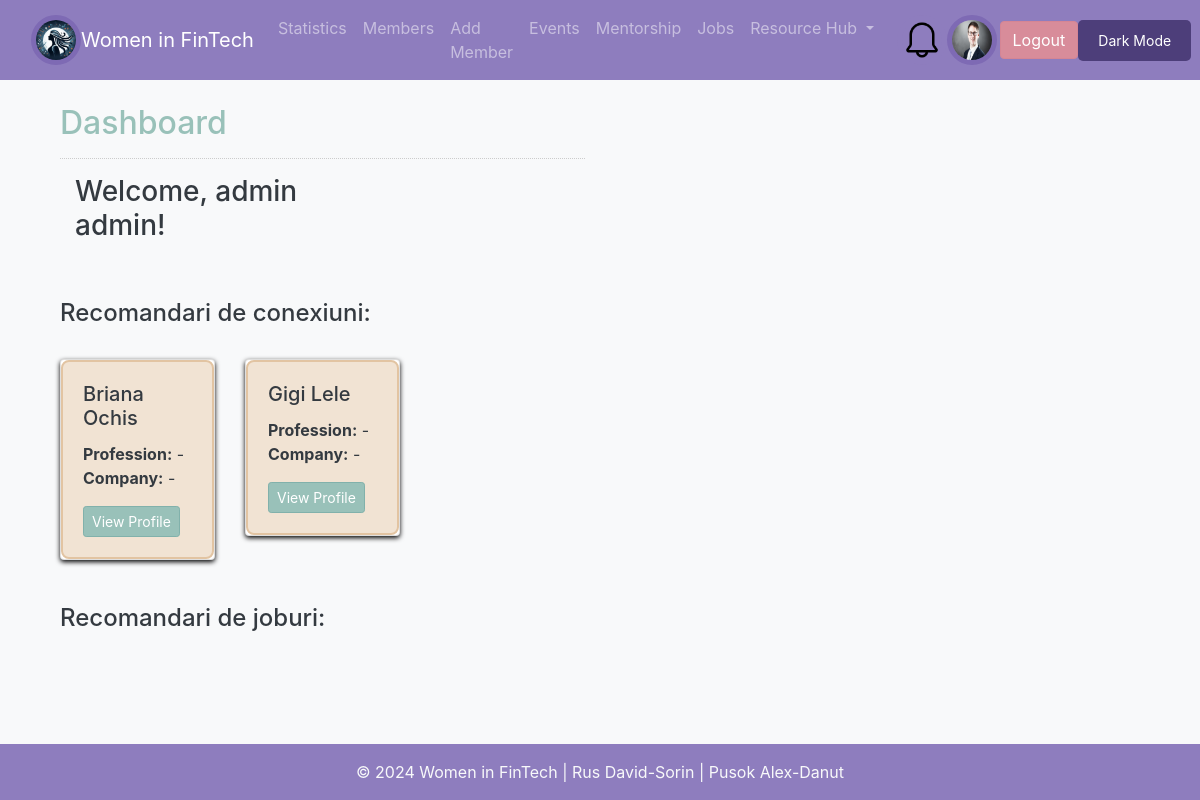
/dashboard.php (signed in), run on an earlier commit of the app's database.
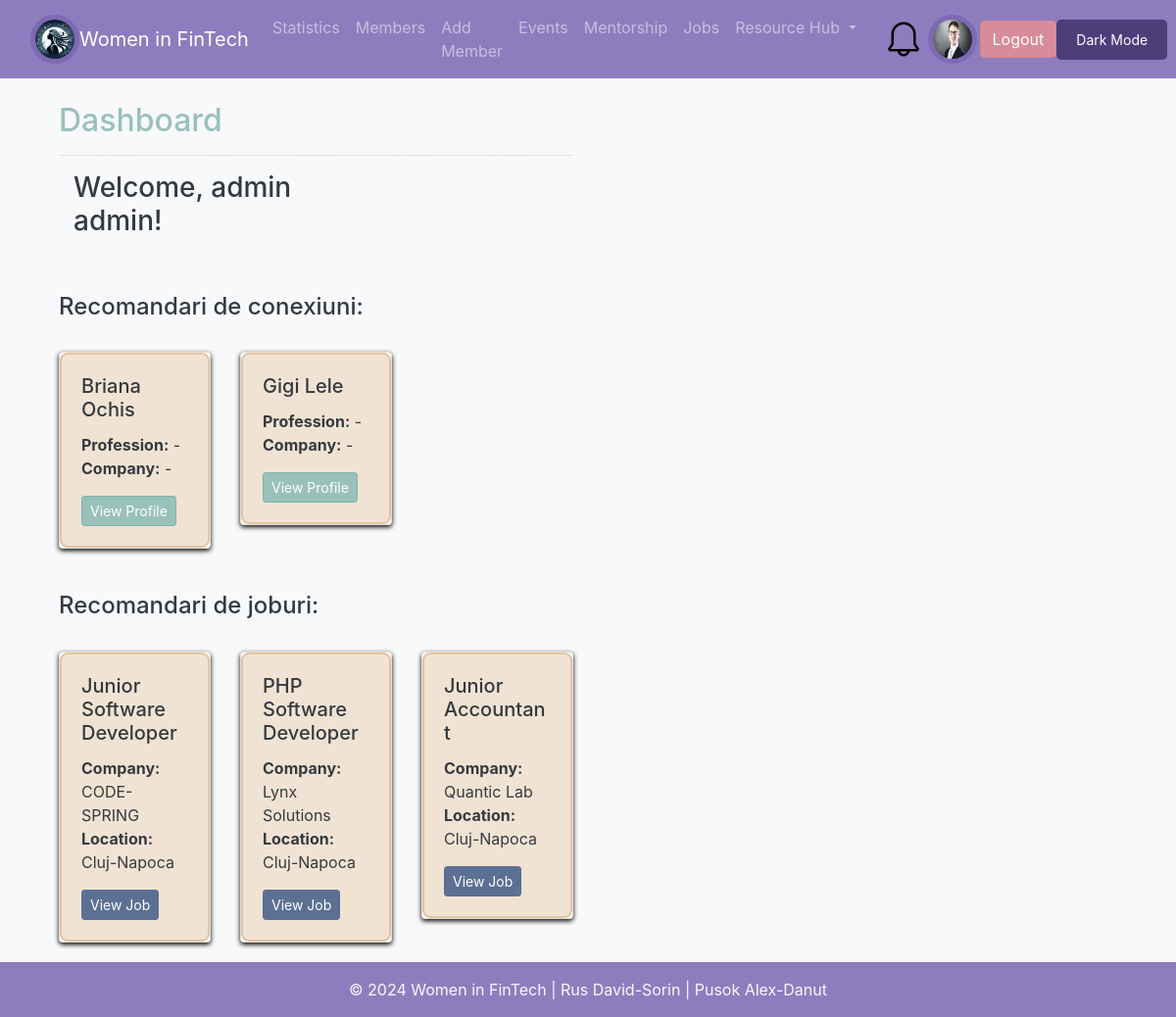
And on a later commit of the database.
### tables this page shows
CREATE TABLE `members` (
  `id` int(11) NOT NULL,
  `first_name` varchar(50) NOT NULL,
  `last_name` varchar(50) NOT NULL,
  `email` varchar(100) NOT NULL,
  `profession` varchar(100) DEFAULT '-',
  `company` varchar(100) DEFAULT '-',
  `expertise` text DEFAULT NULL,
  `linkedin_profile` varchar(255) DEFAULT NULL,
  `pfp` varchar(500) NOT NULL DEFAULT 'resources/default_profile_pic.jpg',
  `status` enum('admin','member','mentor') DEFAULT 'member',
  `created_at` timestamp NOT NULL DEFAULT current_timestamp(),
  `password` varchar(200) NOT NULL DEFAULT 'parola'
);

CREATE TABLE `jobs` (
  `job_id` int(11) NOT NULL,
  `title` varchar(100) NOT NULL,
  `description` text NOT NULL,
  `company` varchar(100) NOT NULL,
  `location` varchar(100) NOT NULL,
  `skills` text NOT NULL,
  `max_applicants` decimal(3,0) NOT NULL,
  `app_limit` date NOT NULL,
  `created_at` date NOT NULL DEFAULT current_timestamp()
);

### dashboard.php (the view, shortened to what this page needs)
<?php
include_once 'includes/header.php';
$database = new Database();
$db = $database->getConnection();
?>
<div class="col-md-6 well">
    <h2 class="text-primary">Dashboard</h2>
    <hr style="border-top:1px dotted #ccc;"/>
    <div class="col-md-8">
        <?php
        $id = $_SESSION['user']['id'];
        $sql = $db->prepare("SELECT * FROM members WHERE id = :id");
        $sql->bindParam(':id', $id, PDO::PARAM_INT);
        $sql->execute();
        $fetch = $sql->fetch();
        ?>
        <h3>Welcome, <?php echo htmlspecialchars($fetch['first_name'] . " " . $fetch['last_name']); ?>!</h3>
    </div>
    <br/>
    <br/>
    <div>
        <h4>Recomandari de conexiuni:</h4>
        <br/>
        <?php
        $profession = $fetch['profession'];
        $company = $fetch['company'];
        $query = "SELECT * FROM members WHERE (profession = :profession OR company = :company) AND id != :id AND last_name != 'admin'";
        $stmt = $db->prepare($query);
        $stmt->bindParam(':profession', $profession, PDO::PARAM_STR);
        $stmt->bindParam(':company', $company, PDO::PARAM_STR);
        $stmt->bindParam(':id', $id, PDO::PARAM_INT);
        $stmt->execute();
        ?>
        <div class="row">
            <?php while ($row = $stmt->fetch(PDO::FETCH_ASSOC)): ?>
                <div class="col-md-4">
                    <div class="card member-card">
                        <div class="card-body">
                            <h5 class="card-title"><?php echo htmlspecialchars($row['first_name'] . ' ' . $row['last_name']); ?></h5>
                            <p class="card-text">
                                <strong>Profession:</strong> <?php echo htmlspecialchars($row['profession']); ?><br>
                                <strong>Company:</strong> <?php echo htmlspecialchars($row['company']); ?>
                            </p>
                            <a href="profile_view.php?id=<?php echo $row['id']; ?>" class="btn btn-primary btn-sm">View Profile</a>
                        </div>
                    </div>
                </div>
            <?php endwhile; ?>
        </div>
        <br/>
        <h4>Recomandari de joburi:</h4>
        <br/>
        <?php
        $profession = $fetch['profession'];
        $expertise = $fetch['expertise'];
        $expertiseKeywords = explode(' ', $expertise);
        $jobQuery = "
            SELECT * FROM jobs WHERE title LIKE ? OR " . str_repeat("skills LIKE ? OR ", count($expertiseKeywords) - 1) . "skills LIKE ? LIMIT 5";
        $jobStmt = $db->prepare($jobQuery);
        $jobStmt->bindValue(1, '%' . $profession . '%', PDO::PARAM_STR);
        foreach ($expertiseKeywords as $index => $keyword) {
            $jobStmt->bindValue($index + 2, '%' . trim($keyword) . '%', PDO::PARAM_STR);
        }
        $jobStmt->execute();
        ?>
        <div class="row">
            <?php while ($job = $jobStmt->fetch(PDO::FETCH_ASSOC)): ?>
                <div class="col-md-4">
                    <div class="card member-card">
                        <div class="card-body">
                            <h5 class="card-title"><?php echo htmlspecialchars($job['title']); ?></h5>
                            <p class="card-text">
                                <strong>Company:</strong> <?php echo htmlspecialchars($job['company']); ?><br>
                                <strong>Location:</strong> <?php echo htmlspecialchars($job['location']); ?>
                            </p>
                            <a href="job_details.php?job_id=<?php echo $job['job_id']; ?>" class="btn btn-success btn-sm">View Job</a>
                        </div>
                    </div>
                </div>
            <?php endwhile; ?>
        </div>
    </div>
</div>
<?php
include_once "includes/footer.php";
?>

What changed in the data, as far as the page shows it:
added jobs: title "Junior Software Developer", company "CODE-SPRING", location "Cluj-Napoca"
added jobs: title "PHP Software Developer", company "Lynx Solutions", location "Cluj-Napoca"
added jobs: title "Junior Accountant", company "Quantic Lab", location "Cluj-Napoca"
